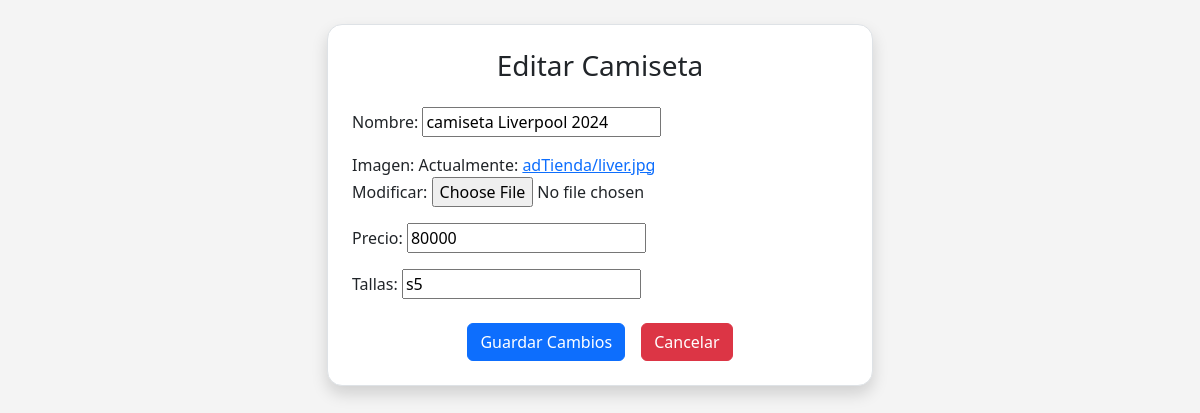
Page /editarcamiseta/3/ on the earlier database version.
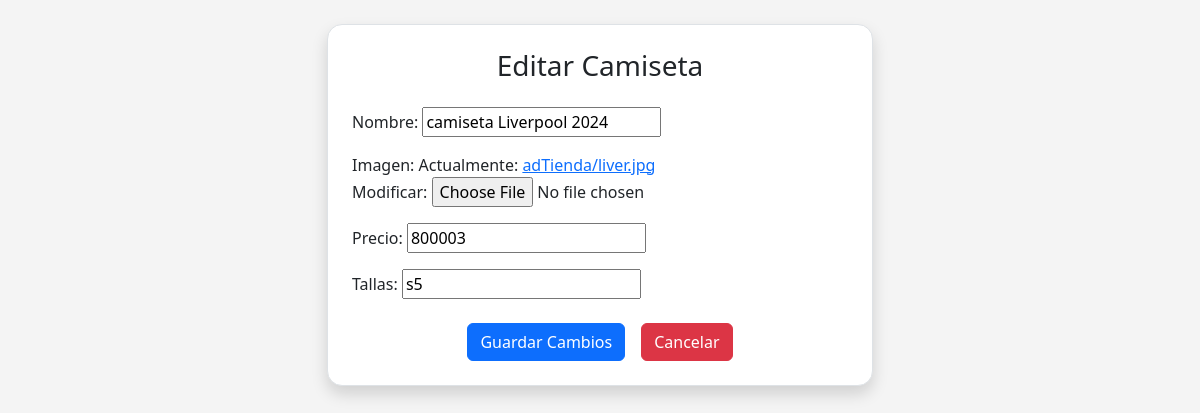
Same page on the later database version.
### aplicacion/models.py (models this page shows, shortened)
class Camiseta(models.Model):
    id = models.IntegerField(primary_key=True, null=False)
    nombre = models.CharField(max_length=100)
    imagen = models.ImageField(upload_to='adTienda')
    precio = models.DecimalField(max_digits=8, decimal_places=0)
    tallas = models.CharField(max_length=100)

### aplicacion/views.py (the view)
# urls.py: path('editarcamiseta/<int:id>/', editarcamiseta, name='editarcamiseta'),
def editarcamiseta(request, id):
    camiseta = get_object_or_404(Camiseta, id=id)
    if request.method == 'POST':
        form = CamisetaForm(request.POST, request.FILES, instance=camiseta)
        if form.is_valid():
            form.save()
            return redirect('adTienda')  # Redirige a la página principal de administración
    else:
        form = CamisetaForm(instance=camiseta)
    return render(request, 'aplicacion/editarcamiseta.html', {'form': form, 'camiseta': camiseta})

### aplicacion/forms.py
class CamisetaForm(forms.ModelForm):
    class Meta:
        model = Camiseta
        fields = ['nombre', 'imagen', 'precio', 'tallas']

### aplicacion/templates/aplicacion/editarcamiseta.html (shortened to what this page needs)
{% load static %}
<!DOCTYPE html>
<html lang="es">
<head>
    <link href="https://cdn.jsdelivr.net/npm/bootstrap@5.3.0/dist/css/bootstrap.min.css" rel="stylesheet">
</head>
<body>
    <div class="container mt-4 mb-5">
        <div class="row justify-content-center">
            <div class="col-lg-6">
                <div class="p-4 border border-rounded bg-white shadow">
                    <h3 class="mb-4 text-center">Editar Camiseta</h3>
                    <form method="post" enctype="multipart/form-data">
                        {{ form.as_p }}
                        <div class="mt-4 d-flex justify-content-center">
                            <button type="submit" class="btn btn-primary me-3">Guardar Cambios</button>
                            <a href="{% url 'admin1' %}" class="btn btn-danger">Cancelar</a>
                        </div>
                    </form>
                </div>
            </div>
        </div>
    </div>
</body>
</html>

Differences in the rows shown:
changed Camiseta: precio "80000" → "800003"
